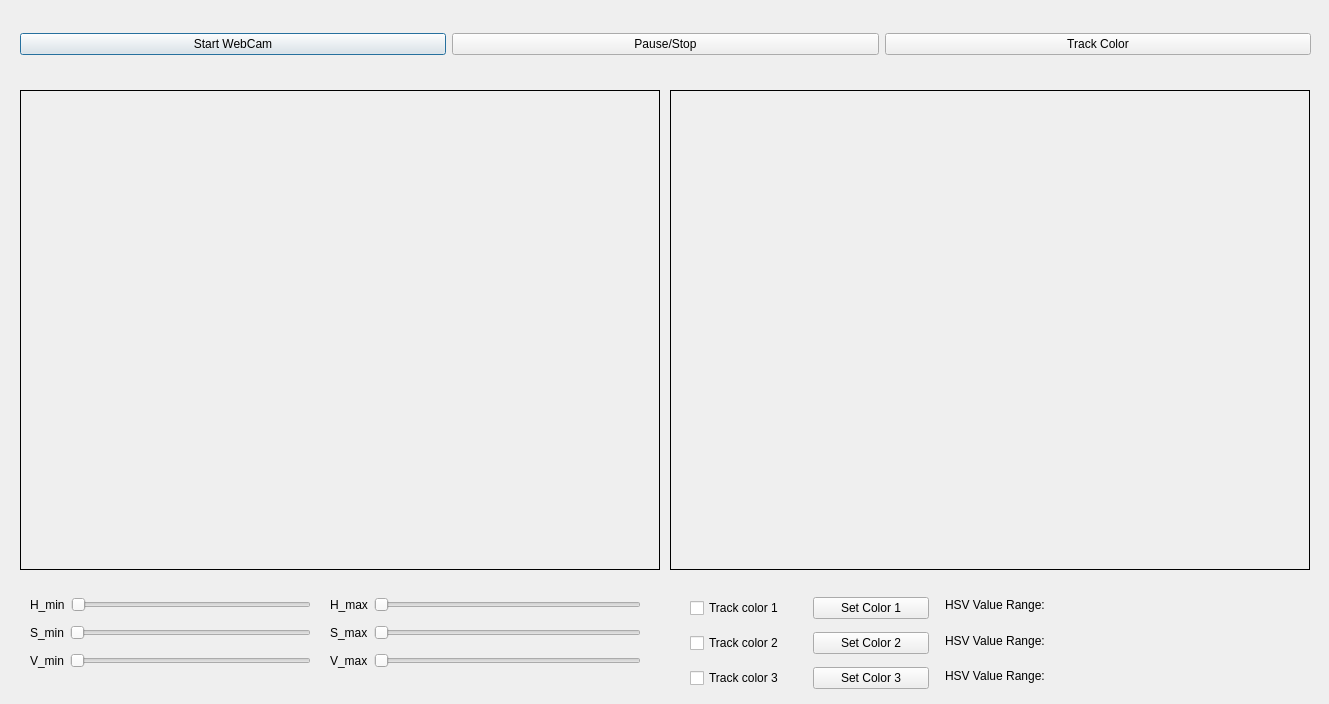
<?xml version="1.0" encoding="UTF-8"?>
<ui version="4.0">
 <class>Dialog</class>
 <widget class="QDialog" name="Dialog">
  <property name="geometry">
   <rect>
    <x>0</x>
    <y>0</y>
    <width>1329</width>
    <height>704</height>
   </rect>
  </property>
  <property name="windowTitle">
   <string>Dialog</string>
  </property>
  <widget class="QLabel" name="processedLabel">
   <property name="geometry">
    <rect>
     <x>670</x>
     <y>90</y>
     <width>640</width>
     <height>480</height>
    </rect>
   </property>
   <property name="frameShape">
    <enum>QFrame::Box</enum>
   </property>
   <property name="text">
    <string/>
   </property>
  </widget>
  <widget class="QWidget" name="layoutWidget">
   <property name="geometry">
    <rect>
     <x>20</x>
     <y>19</y>
     <width>1291</width>
     <height>51</height>
    </rect>
   </property>
   <layout class="QHBoxLayout" name="horizontalLayout">
    <item>
     <widget class="QPushButton" name="startButton">
      <property name="text">
       <string>Start WebCam</string>
      </property>
     </widget>
    </item>
    <item>
     <widget class="QPushButton" name="stopButton">
      <property name="text">
       <string>Pause/Stop</string>
      </property>
     </widget>
    </item>
    <item>
     <widget class="QPushButton" name="trackButton">
      <property name="text">
       <string>Track Color</string>
      </property>
     </widget>
    </item>
   </layout>
  </widget>
  <widget class="QLabel" name="imgLabel">
   <property name="geometry">
    <rect>
     <x>20</x>
     <y>90</y>
     <width>640</width>
     <height>480</height>
    </rect>
   </property>
   <property name="frameShape">
    <enum>QFrame::Box</enum>
   </property>
   <property name="text">
    <string/>
   </property>
  </widget>
  <widget class="QWidget" name="layoutWidget_4">
   <property name="geometry">
    <rect>
     <x>330</x>
     <y>590</y>
     <width>311</width>
     <height>88</height>
    </rect>
   </property>
   <layout class="QVBoxLayout" name="verticalLayout_2">
    <item>
     <layout class="QHBoxLayout" name="horizontalLayout_5">
      <item>
       <widget class="QLabel" name="hmaxLabel">
        <property name="text">
         <string>H_max</string>
        </property>
       </widget>
      </item>
      <item>
       <widget class="QSlider" name="hmaxSlider">
        <property name="maximum">
         <number>180</number>
        </property>
        <property name="orientation">
         <enum>Qt::Horizontal</enum>
        </property>
       </widget>
      </item>
     </layout>
    </item>
    <item>
     <layout class="QHBoxLayout" name="horizontalLayout_6">
      <item>
       <widget class="QLabel" name="smaxLabel">
        <property name="text">
         <string>S_max</string>
        </property>
       </widget>
      </item>
      <item>
       <widget class="QSlider" name="smaxSlider">
        <property name="maximum">
         <number>255</number>
        </property>
        <property name="orientation">
         <enum>Qt::Horizontal</enum>
        </property>
       </widget>
      </item>
     </layout>
    </item>
    <item>
     <layout class="QHBoxLayout" name="horizontalLayout_7">
      <item>
       <widget class="QLabel" name="vmaxLabel">
        <property name="text">
         <string>V_max</string>
        </property>
       </widget>
      </item>
      <item>
       <widget class="QSlider" name="vmaxSlider">
        <property name="maximum">
         <number>255</number>
        </property>
        <property name="orientation">
         <enum>Qt::Horizontal</enum>
        </property>
       </widget>
      </item>
     </layout>
    </item>
   </layout>
  </widget>
  <widget class="QWidget" name="layoutWidget">
   <property name="geometry">
    <rect>
     <x>30</x>
     <y>590</y>
     <width>281</width>
     <height>88</height>
    </rect>
   </property>
   <layout class="QVBoxLayout" name="verticalLayout">
    <item>
     <layout class="QHBoxLayout" name="horizontalLayout_2">
      <item>
       <widget class="QLabel" name="hminLabel">
        <property name="text">
         <string>H_min</string>
        </property>
       </widget>
      </item>
      <item>
       <widget class="QSlider" name="hminSlider">
        <property name="maximum">
         <number>180</number>
        </property>
        <property name="orientation">
         <enum>Qt::Horizontal</enum>
        </property>
       </widget>
      </item>
     </layout>
    </item>
    <item>
     <layout class="QHBoxLayout" name="horizontalLayout_4">
      <item>
       <widget class="QLabel" name="sminLabel">
        <property name="text">
         <string>S_min</string>
        </property>
       </widget>
      </item>
      <item>
       <widget class="QSlider" name="sminSlider">
        <property name="maximum">
         <number>255</number>
        </property>
        <property name="orientation">
         <enum>Qt::Horizontal</enum>
        </property>
       </widget>
      </item>
     </layout>
    </item>
    <item>
     <layout class="QHBoxLayout" name="horizontalLayout_3">
      <item>
       <widget class="QLabel" name="vminLabel">
        <property name="text">
         <string>V_min</string>
        </property>
       </widget>
      </item>
      <item>
       <widget class="QSlider" name="vminSlider">
        <property name="maximum">
         <number>255</number>
        </property>
        <property name="orientation">
         <enum>Qt::Horizontal</enum>
        </property>
       </widget>
      </item>
     </layout>
    </item>
   </layout>
  </widget>
  <widget class="QWidget" name="layoutWidget">
   <property name="geometry">
    <rect>
     <x>690</x>
     <y>590</y>
     <width>239</width>
     <height>106</height>
    </rect>
   </property>
   <layout class="QVBoxLayout" name="verticalLayout_3">
    <item>
     <layout class="QHBoxLayout" name="horizontalLayout_8">
      <item>
       <widget class="QCheckBox" name="color1Check">
        <property name="text">
         <string>Track color 1</string>
        </property>
       </widget>
      </item>
      <item>
       <widget class="QPushButton" name="color1Button">
        <property name="text">
         <string>Set Color 1</string>
        </property>
       </widget>
      </item>
     </layout>
    </item>
    <item>
     <layout class="QHBoxLayout" name="horizontalLayout_9">
      <item>
       <widget class="QCheckBox" name="color2Check">
        <property name="text">
         <string>Track color 2</string>
        </property>
       </widget>
      </item>
      <item>
       <widget class="QPushButton" name="color2Button">
        <property name="text">
         <string>Set Color 2</string>
        </property>
       </widget>
      </item>
     </layout>
    </item>
    <item>
     <layout class="QHBoxLayout" name="horizontalLayout_10">
      <item>
       <widget class="QCheckBox" name="color3Check">
        <property name="text">
         <string>Track color 3</string>
        </property>
       </widget>
      </item>
      <item>
       <widget class="QPushButton" name="color3Button">
        <property name="text">
         <string>Set Color 3</string>
        </property>
       </widget>
      </item>
     </layout>
    </item>
   </layout>
  </widget>
  <widget class="QWidget" name="layoutWidget">
   <property name="geometry">
    <rect>
     <x>940</x>
     <y>590</y>
     <width>371</width>
     <height>101</height>
    </rect>
   </property>
   <layout class="QVBoxLayout" name="verticalLayout_4">
    <property name="leftMargin">
     <number>5</number>
    </property>
    <item>
     <widget class="QLabel" name="color1Label">
      <property name="text">
       <string>HSV Value Range:</string>
      </property>
     </widget>
    </item>
    <item>
     <widget class="QLabel" name="color2Label">
      <property name="text">
       <string>HSV Value Range:</string>
      </property>
     </widget>
    </item>
    <item>
     <widget class="QLabel" name="color3Label">
      <property name="text">
       <string>HSV Value Range:</string>
      </property>
     </widget>
    </item>
   </layout>
  </widget>
 </widget>
 <resources/>
 <connections/>
</ui>
